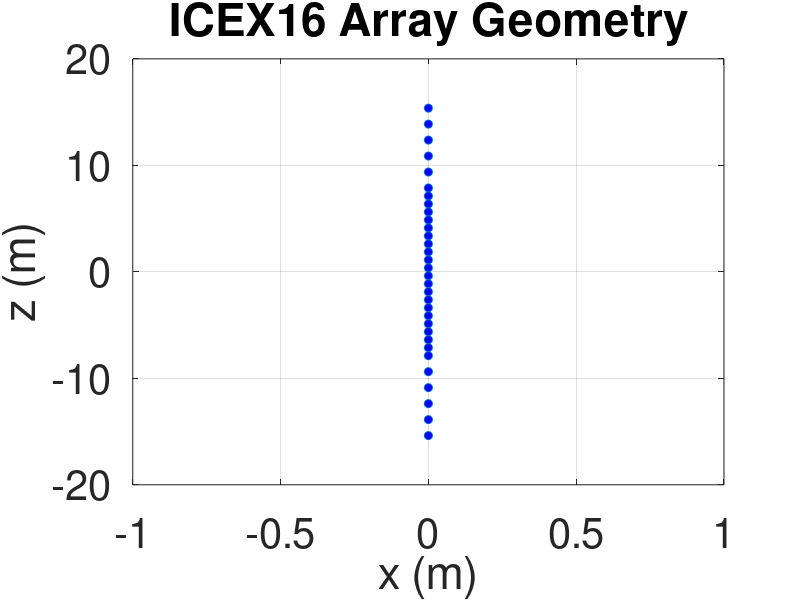

This figure's MATLAB source: (Note: this script raises an error after producing the figure.)

%% Element Locations
N = 32;
% 0.75m spacing in the middle
N2 = 22;
z2 = zeros(N2,1);
d = 0.75;
for n = 0:N2-1
    z2(n+1) = -(n-(N2-1)/2)*d; 
end

% 1.5m spacing on top
N1 = 5;
z1 = zeros(N1,1);
d = 1.5;
z1(end) = z2(1) + d;

for n = 1:N1-1
    z1(end-n) = z1(end-(n-1)) + d;
end

% 1.5m spacing on bottom
N3 = 5;
z3 = zeros(N3,1);
d = 1.5;
z3(1) = z2(end) - d;

for n = 2:N3
    z3(n) = z3(n-1) - d;
end

z = [z1; z2; z3];

%% Plot array Geometry
plot(zeros(length(z),1),z,'o', 'MarkerFaceColor', 'b');
xlabel('x (m)');
ylabel('z (m)');
title('ICEX16 Array Geometry');
set(gca,'Fontsize',30);
grid on

%% Plot Beampattern vs frequency
clear beampattern_mat
%set(0,'DefaultFigureVisible','off')
N = 32;

p = [zeros(1,N) ; zeros(1,N) ; z'];
phi_vec = 0;
theta_vec = 0:pi/500:pi;
phis = 0;
thetas = pi/2;
weight = 'icex_hanning';
wls = 'none';

f = 2048;
c = 1435;

for i = 1:length(f) 
    disp(i)
    lambda = c/f(i);
    [B,vs] = beampattern_plot(p,phi_vec,theta_vec,phis,thetas,weight,lambda,wls,f(i));
    set(gcf, 'Units', 'Normalized', 'OuterPosition', [0 0 1 1]);
    %beampattern_mat(i) = getframe(gcf);
end

% v_beampattern = VideoWriter('ICEX16_Array_Beampattern.avi','Uncompressed AVI');
% v_beampattern.FrameRate = 3;
% open(v_beampattern)
% writeVideo(v_beampattern,beampattern_mat)
% close(v_beampattern)

%% Plot Beampattern width
clear beampattern_mat
N = 32;

p = [zeros(1,N) ; zeros(1,N) ; z'];
phi_vec = 0;
theta_vec = 0:pi/500:pi;
phis = 0;
thetas = pi/2;
weight = 'icex_hanning';
wls = 'none';

f = 850;
c = 1430;

for i = 1:length(f) 
    disp(i)
    lambda = c/f(i);
    [B,vs] = beampattern_plot(p,phi_vec,theta_vec,phis,thetas,weight,lambda,wls,f(i));
    [~,loc] = findpeaks(-abs(B));
    angle = -1*(rad2deg(theta_vec)-90);
    half_beamwidth(i) = abs(angle(end)-angle(loc(end)));
    clear loc
end

%% Plot Beampattern vs Elevation
% clear beampattern_mat
% set(0,'DefaultFigureVisible','off')
% N = 32;
% z = zeros(N,1);
% for n = 0:N-1
%     z(n+1) = -(n-(N-1)/2)*d; 
% end

p = [zeros(1,N) ; zeros(1,N) ; z'];
phi_vec = 0;
theta_vec = 0:pi/100:pi;
phis = 0;
thetas = pi/2;%:pi/36:pi;
weight = 'icex_hanning';
wls = 'none';

f = 900;
c = 1440;
lambda = c/f;

%for i = 1:length(thetas)
   % disp(i)
    [B,vs] = beampattern_plot(p,phi_vec,theta_vec,phis,thetas,weight,lambda,wls);
    %set(gcf, 'Units', 'Normalized', 'OuterPosition', [0 0 1 1]);
    %beampattern_mat(i) = getframe(gcf);
%end
% 
% v_beampattern = VideoWriter('ICEX16_Array_Beampattern2.avi','Uncompressed AVI');
% v_beampattern.FrameRate = 3;
% open(v_beampattern)
% writeVideo(v_beampattern,beampattern_mat)
% close(v_beampattern)

